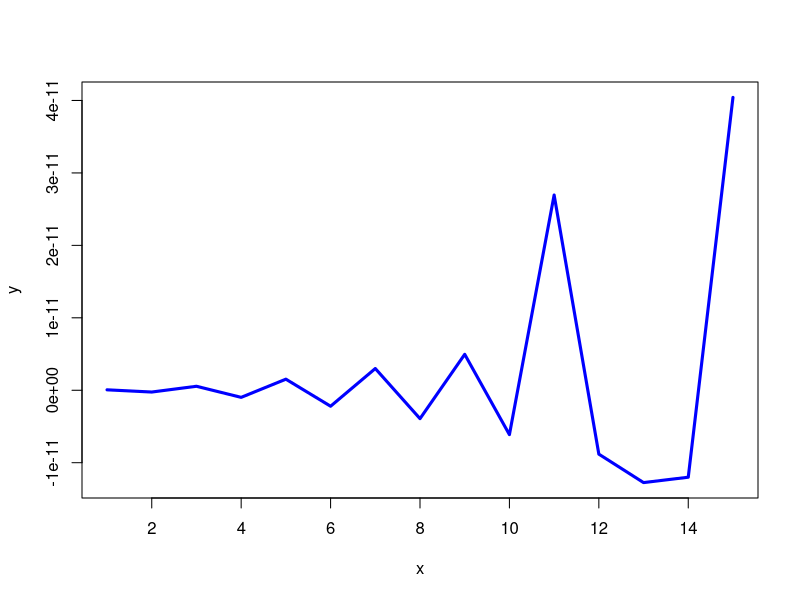

Write R code to recreate this figure.
## ---- chunk 1
x <- 1:15
y <- 500 * x * sin(pi*x)
## ---- chunk 2
plot(x, y, type='l', col='blue', lwd=3)
